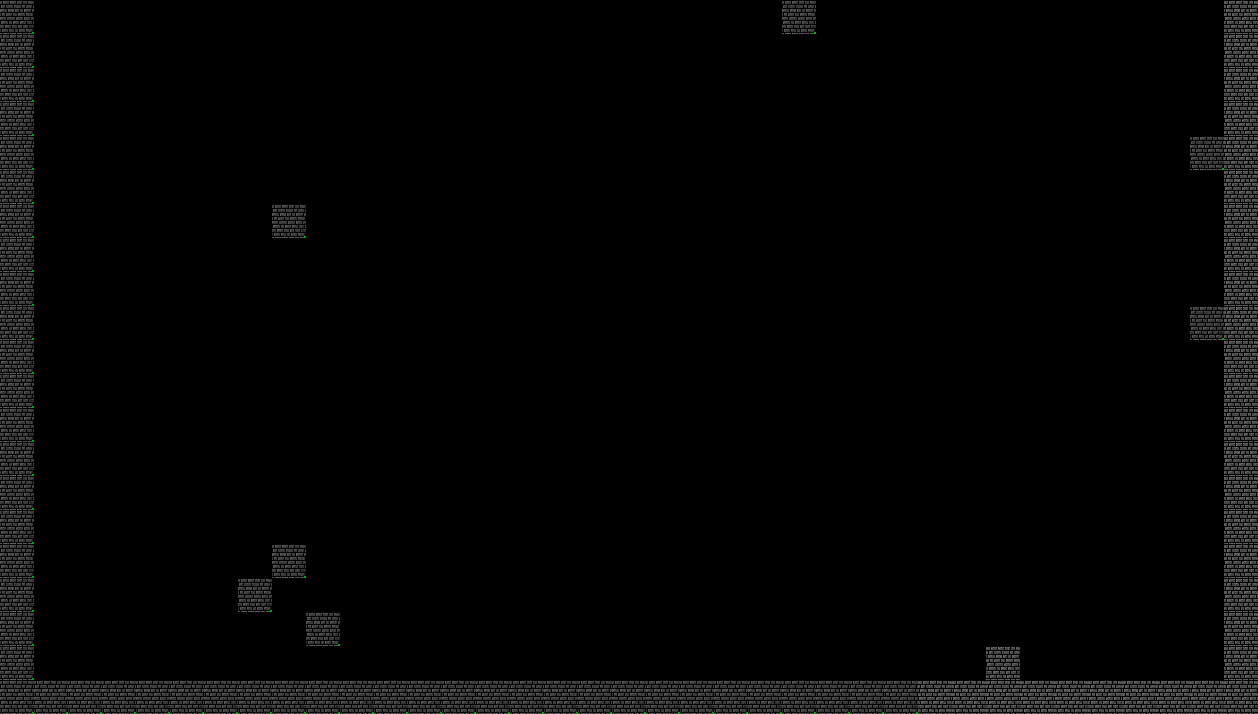

A 2D game scene composited from a Tiled map and its tileset images. What follows is a short description and the map's XML, with each tile layer's data collapsed to a summary:
An orthogonal 37x21 tile map with 34x34 px tiles, 1 tile layer (Tile Layer 1), 1 hidden layer not drawn, 2 tilesets.

<map version="1.0" orientation="orthogonal" width="37" height="21" tilewidth="34" tileheight="34">
 <tileset firstgid="1" name="download" tilewidth="34" tileheight="34">
  <image source="download.jpg" width="224" height="225" />
 </tileset>
 <tileset firstgid="37" name="dungeontiles" tilewidth="34" tileheight="34">
  <image source="dungeontiles.gif" width="288" height="320" />
  <tile id="0">
   <properties>
    <property name="block" value="true" />
   </properties>
  </tile>
 </tileset>
 <layer name="Tile Layer 1" width="37" height="21">
  <data>[777 cells, 85 non-empty, 2 distinct tile ids]</data>
 </layer>
 <layer name="Tile Layer 2" width="37" height="21" visible="0">
  <data>[777 cells, 0 non-empty, 0 distinct tile ids]</data>
 </layer>
</map>
